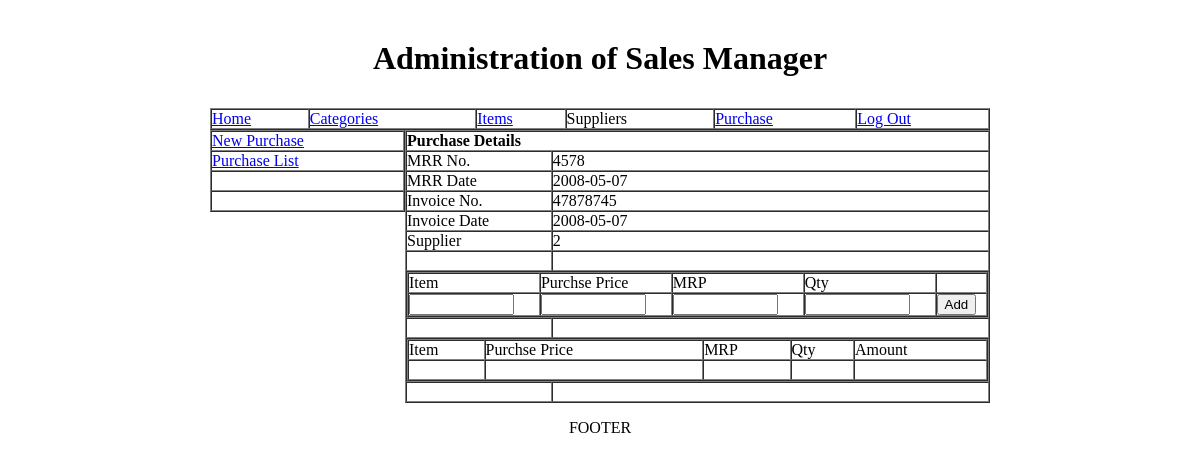
/salesc/purchase_details_add.php?purchase_id=1 (signed in), run on the app's committed database.
### tables this page shows
CREATE TABLE IF NOT EXISTS `purchase_mst` (
  `purchase_id` int(11) NOT NULL auto_increment,
  `supplier_id` int(11) NOT NULL,
  `mrr_number` int(11) NOT NULL,
  `mrr_date` date NOT NULL,
  `invoice_number` int(11) NOT NULL,
  `invoice_date` date NOT NULL,
  `discount_percentage` int(11) NOT NULL,
  `discount_amount` float NOT NULL,
  PRIMARY KEY  (`purchase_id`)
);

### salesc/purchase_details_add.php (the view, shortened to what this page needs)
<!DOCTYPE html PUBLIC "-//W3C//DTD XHTML 1.0 Transitional//EN" "http://www.w3.org/TR/xhtml1/DTD/xhtml1-transitional.dtd">
<html xmlns="http://www.w3.org/1999/xhtml">
<head>
<link rel="stylesheet" href="style/style.css" type="text/css" />
</head>
<body>
<table width="780" border="0" align="center" cellpadding="0" cellspacing="0">
  <tr>
    <td height="100" colspan="2" align="center"><?php include('common_files/header.php'); ?></td>
  </tr>
  <tr>
    <td colspan="2" align="center" valign="top">
      <?php include('common_files/top_menu.php'); ?>
    </td>
  </tr>
  <tr>
    <td width="25%" valign="top"><?php include('common_files/purchase_submenu.php'); ?></td>
    <td valign="top">
	<?php
  $sql = 'SELECT * FROM purchase_mst WHERE purchase_id = ' . $_REQUEST['purchase_id'];
  $con = connect_db();
  $result = mysql_query($sql, $con);
  if( $result && (mysql_num_rows($result)  > 0) ){
  	$data = mysql_fetch_array($result);
	?>
<table width="100%" border="1" align="center" cellpadding="0" cellspacing="0">
        <tr>
          <td colspan="2"><strong>Purchase Details</strong></td>
        </tr>
        <tr>
          <td width="25%">MRR No.</td>
          <td width="75%"><?=$data['mrr_number']?></td>
        </tr>
        <tr>
          <td>MRR Date</td>
          <td><?=$data['mrr_date']?></td>
        </tr>
        <tr>
          <td>Invoice No.</td>
          <td><?=$data['invoice_number']?></td>
        </tr>
        <tr>
          <td>Invoice Date </td>
          <td><?=$data['invoice_date']?></td>
        </tr>
        <tr>
          <td>Supplier</td>
          <td><?=$data['supplier_id']?></td>
        </tr>
        <tr>
          <td>&nbsp;</td>
          <td>&nbsp;</td>
        </tr>
        <tr>
          <td colspan="2">
		  <form action="purchage_details_add_action.php" name="pd_frm" method="post">
		  <table width="100%" border="1" cellspacing="0" cellpadding="0">
            <tr>
              <td>Item</td>
              <td>Purchse Price </td>
              <td>MRP</td>
              <td>Qty</td>
              <td>&nbsp;</td>
            </tr>
            <tr>
              <td><input name="item_id" type="text" id="item_id" size="10" value="<?=$_REQUEST['item_id']?>" onblur="submitItem(this)" /></td>
              <td><input name="purchase_price" type="text" id="purchase_price" size="10" value="<?=$data['purchase_price']?>" /></td>
              <td><input name="mrp" type="text" id="mrp" size="10" value="<?=$data['mrp']?>" /></td>
              <td><input name="quantity" type="text" id="quantity" size="10" /></td>
              <td><input name="btnsubmit" type="submit" id="btnsubmit" value="Add" /></td>
            </tr>
          </table>
		  </form>
		  </td>
        </tr>
        <tr>
          <td>&nbsp;</td>
          <td>&nbsp;</td>
        </tr>
        <tr>
          <td colspan="2">
		  <table width="100%" border="1" cellspacing="0" cellpadding="0">
            <tr>
              <td>Item</td>
              <td>Purchse Price </td>
              <td>MRP</td>
              <td>Qty</td>
              <td>Amount</td>
            </tr>
            <tr>
              <td>&nbsp;</td>
              <td>&nbsp;</td>
              <td>&nbsp;</td>
              <td>&nbsp;</td>
              <td>&nbsp;</td>
            </tr>
          </table></td>
        </tr>
        <tr>
          <td>&nbsp;</td>
          <td>&nbsp;</td>
        </tr>
      </table>
	<?
  }
  else {
  	?>
	<p align="center"></p>
	<?
  }
  ?>
	</td></tr>
  <tr>
    <td height="50" colspan="2" align="center"><?php include('common_files/footer.php'); ?></td>
  </tr>
</table>
</body>
</html>

### data on the page
purchase_mst: mrr_number "4578", mrr_date "2008-05-07", invoice_number "47878745", invoice_date "2008-05-07", supplier "2"

### other printed values
APP_TITLE "Sales Manager"
